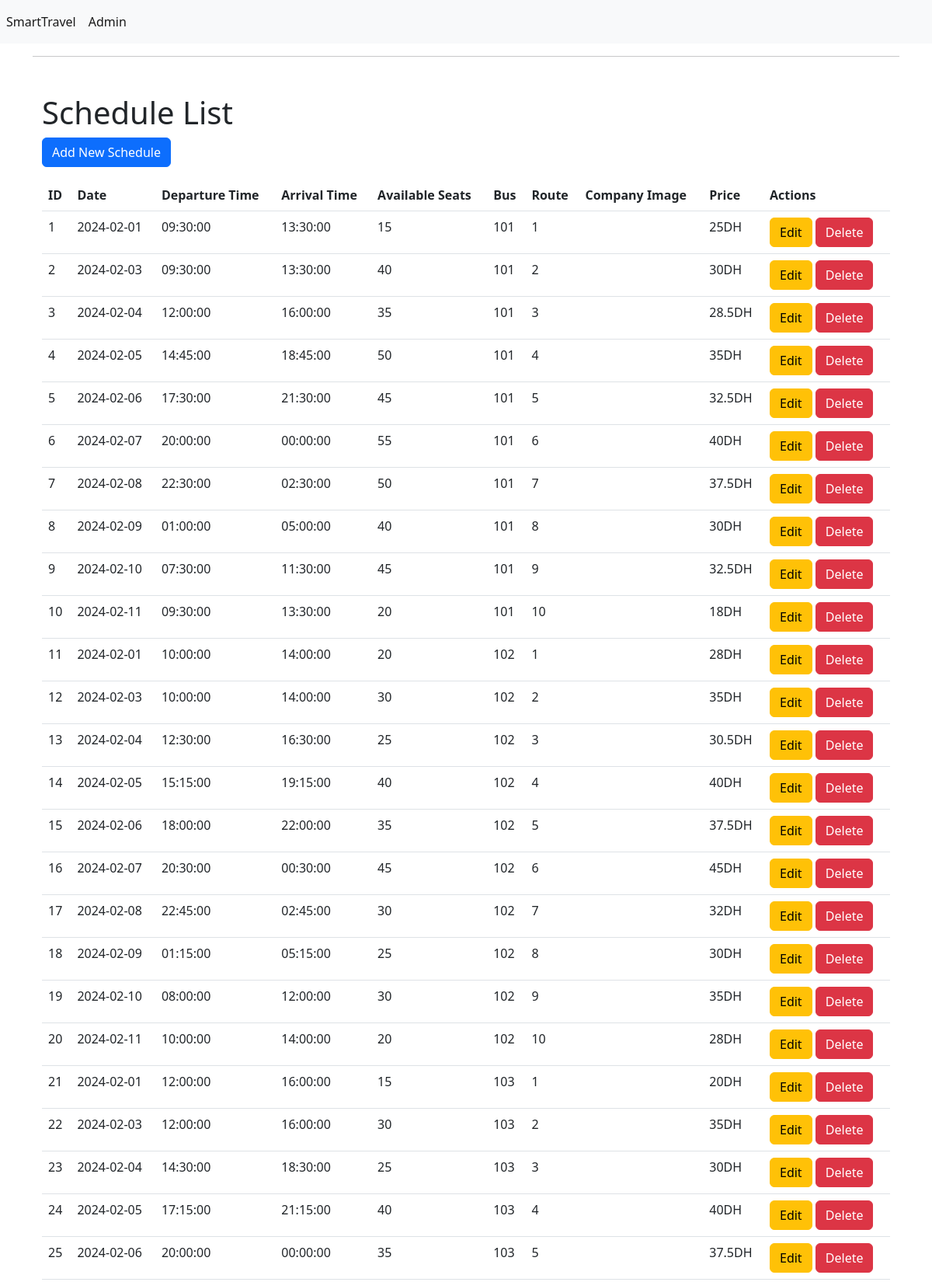
The app's page /index.php?action=scheduleindex (upper part) with its own data.
### tables this page shows
CREATE TABLE Schedule (
    scheduleID INT PRIMARY KEY AUTO_INCREMENT,
    date DATE,
    departureTime TIME,
    arrivalTime TIME,
    availableSeats INT,
    busID INT,
    routeID INT,
    price float,
    FOREIGN KEY (busID) REFERENCES Bus(busID),
    FOREIGN KEY (routeID) REFERENCES Route(routeID)
);

CREATE TABLE Bus (
    busID INT PRIMARY KEY AUTO_INCREMENT,
    busNumber INT,
    licensePlate VARCHAR(255),
    companyID INT,
    capacity INT,
    FOREIGN KEY (companyID) REFERENCES Company(companyID)
);

CREATE TABLE Route (
    routeID INT PRIMARY KEY AUTO_INCREMENT,
    startCityID INT,
    endCityID INT,
    distance VARCHAR(255),
    duration TIME,
    FOREIGN KEY (startCityID) REFERENCES City(cityID),
    FOREIGN KEY (endCityID) REFERENCES City(cityID),
    CHECK (startCityID != endCityID)
);

### app/controllers/ScheduleController.php (called while the page is built, shortened)
<?php
class ScheduleController
{
    private $scheduleDAO;
    public function __construct()
    {
        $this->scheduleDAO = new ScheduleDAO();
    }
    public function index()
    {
        $schedules = $this->scheduleDAO->getAllSchedules();
        include_once 'app/views/schedule/index.php';
    }
}

### app/models/Database.php (called while the page is built)
<?php
class Database
{
    private $host = "localhost";
    private $dbname = "SmartTravel";
    private $username = "root";
    private $password = "";
    public function getConnection()
    {
        try {
            $conn = new PDO("mysql:host={$this->host};dbname={$this->dbname}", $this->username, $this->password);
            $conn->setAttribute(PDO::ATTR_ERRMODE, PDO::ERRMODE_EXCEPTION);
            return $conn;
        } catch (PDOException $e) {
            echo "Connection failed: " . $e->getMessage();
            return null;
        }
    }
}

### app/models/ScheduleDAO.php (called while the page is built, shortened)
<?php
include_once 'DatabaseDAO.php';
include_once 'RouteDAO.php';
include_once 'BusDAO.php';
class ScheduleDAO extends DatabaseDAO
{
    public function getAllSchedules()
    {
        $query = "SELECT * FROM Schedule";
        $result = $this->fetchAll($query);
        $schedules = array();
        foreach ($result as $row) {
            $BusDao = new BusDao();
            $RouteDao = new RouteDao();
            $bus = $BusDao->getBusById($row['busID']);
            $route = $RouteDao->getRouteById($row['routeID']);
            $schedules[] = new Schedule($row['scheduleID'], $row['date'], $row['departureTime'], $row['arrivalTime'], $row['availableSeats'], $bus, $route, $bus->getCompany()->getCompanyID(), $row['price']);
        }
        return $schedules;
    }
}

### app/models/DatabaseDAO.php (called while the page is built, shortened)
<?php
include_once 'Database.php';
class DatabaseDAO
{
    protected $conn;
    public function __construct()
    {
        $dbConnection = new Database();
        $this->conn = $dbConnection->getConnection();
    }
    public function executeQuery($query, $params = [])
    {
        $stmt = $this->conn->prepare($query);
        $stmt->execute($params);
        return $stmt;
    }
    public function fetchAll($query, $params = [])
    {
        $stmt = $this->executeQuery($query, $params);
        return $stmt ? $stmt->fetchAll(PDO::FETCH_ASSOC) : [];
    }
    public function fetch($query, $params = [])
    {
        $stmt = $this->executeQuery($query, $params);
        return $stmt ? $stmt->fetch(PDO::FETCH_ASSOC) : null;
    }
}

### app/models/BusDAO.php (called while the page is built, shortened)
<?php
include_once 'DatabaseDAO.php';
include_once 'Bus.php';
include_once 'CompanyDAO.php';
class BusDAO extends DatabaseDAO
{
    public function getBusById($busID)
    {
        $query = "SELECT * FROM Bus WHERE busID = :busID";
        $params = [':busID' => $busID];
        $result = $this->fetch($query, $params);
        $CompanyDao = new CompanyDao();
        $company = $CompanyDao->getCompanyById($result['companyID']);
        return new Bus($result['busID'], $result['busNumber'], $result['licensePlate'], $company, $result['capacity']);
    }
}

### app/models/CompanyDAO.php (called while the page is built, shortened)
<?php
include_once 'DatabaseDAO.php';
include_once 'Company.php';
class CompanyDAO extends DatabaseDAO
{
    public function getCompanyById($companyID)
    {
        $query = "SELECT * FROM Company WHERE companyID = :companyID";
        $params = [':companyID' => $companyID];
        $companyData = $this->fetch($query, $params);
        if ($companyData) {
            return new Company($companyData['companyID'], $companyData['companyName'], $companyData['img']);
        }
        return null;
    }
}

### app/models/RouteDAO.php (called while the page is built, shortened)
<?php
include_once 'DatabaseDAO.php';
include_once 'CityDAO.php';
class RouteDAO extends DatabaseDAO
{
    public function getRouteById($routeID)
    {
        $query = "SELECT * FROM Route WHERE routeID = :routeID";
        $params = [':routeID' => $routeID];
        $result = $this->fetch($query, $params);
        $CityDao = new CityDao();
        $startcity = $CityDao->getCityById($result['startCityID']);
        $endcity = $CityDao->getCityById($result['endCityID']);
        return new Route($result['routeID'], $startcity, $endcity, $result['distance'], $result['duration']);
    }
}

### app/models/CityDAO.php (called while the page is built, shortened)
<?php
include_once 'DatabaseDAO.php';
class CityDAO extends DatabaseDAO
{
    public function getCityById($cityID)
    {
        $query = "SELECT * FROM City WHERE cityID = :cityID";
        $params = [':cityID' => $cityID];
        $cityData = $this->fetch($query, $params);
        if ($cityData) {
            return new City($cityData['cityID'], $cityData['cityName']);
        }
        return null;
    }
}

### app/models/Bus.php (called while the page is built, shortened)
<?php
class Bus
{
    private $company;
    public function __construct($busID, $busNumber, $licensePlate, $company, $capacity)
    {
        $this->company = $company;
    }
    public function getCompany()
    {
        return $this->company;
    }
}

### app/models/Company.php (called while the page is built, shortened)
<?php
class Company
{
    private $companyID;
    public function __construct($companyID, $companyName, $companyImage)
    {
        $this->companyID = $companyID;
    }
    public function getCompanyID()
    {
        return $this->companyID;
    }
}

### app/views/schedule/index.php (the view, shortened to what this page needs)
<div class="container mt-5">
    <h1>Schedule List</h1>
    <a href="/schedule/create" class="btn btn-primary mb-3">Add New Schedule</a>
    <?php if (!empty($schedules)): ?>
        <table class="table">
            <thead>
                <tr>
                    <th>ID</th>
                    <th>Date</th>
                    <th>Departure Time</th>
                    <th>Arrival Time</th>
                    <th>Available Seats</th>
                    <th>Bus</th>
                    <th>Route</th>
                    <th>Company Image</th>
                    <th>Price</th>
                    <th>Actions</th>
                </tr>
            </thead>
            <tbody>
                <?php foreach ($schedules as $schedule): ?>
                    <tr>
                        <td>
                            <?= $schedule->getScheduleID() ?>
                        </td>
                        <td>
                            <?= $schedule->getDate() ?>
                        </td>
                        <td>
                            <?= $schedule->getDepartureTime() ?>
                        </td>
                        <td>
                            <?= $schedule->getArrivalTime() ?>
                        </td>
                        <td>
                            <?= $schedule->getAvailableSeats() ?>
                        </td>
                        <td>
                            <?= $schedule->getBus()->getBusID() ?>
                        </td>
                        <td>
                            <?= $schedule->getRoute()->getRouteID() ?>
                        </td>
                        <td>
                        </td>
                        <td>
                            <?= $schedule->getPrice() . "DH" ?>
                        </td>
                        <td>
                            <a href="/schedule/edit/<?= $schedule->getScheduleID() ?>" class="btn btn-warning">Edit</a>
                            <a href="/schedule/delete/<?= $schedule->getScheduleID() ?>" class="btn btn-danger">Delete</a>
                        </td>
                    </tr>
                <?php endforeach; ?>
            </tbody>
        </table>
    <?php else: ?>
        <p class="text-center">No schedules found.</p>
    <?php endif; ?>
</div>
<?php $content = ob_get_clean(); ?>
<?php include_once 'app/views/include/layout.php'; ?>

### index.php (shortened to what this page needs)
<?php
include_once __DIR__ . '/app/controllers/RouteController.php';
include_once __DIR__ . '/app/controllers/ScheduleController.php';
include_once __DIR__ . '/app/models/Bus.php';
include_once __DIR__ . '/app/models/BusDAO.php';
include_once __DIR__ . '/app/models/RouteDAO.php';
include_once __DIR__ . '/app/models/ScheduleDAO.php';
if (isset($_GET['action'])) {
    $action = $_GET['action'];
    $scheduleController = new ScheduleController();
    switch ($action) {
        case 'scheduleindex':
            $scheduleController->index();
            break;
    }
} else {
    $homeController = new HomeController();
    $homeController->index();
}

### app/views/include/layout.php (shortened to what this page needs)
<!doctype html>
<html lang="en">
<head>
    <link href="https://cdn.jsdelivr.net/npm/bootstrap@5.2.3/dist/css/bootstrap.min.css" rel="stylesheet"
>
</head>
<body>
    <?php require_once 'navbar.php' ?>
    <div class="container mt-2">
        <hr>
        <?= $content ?>
    </div>
</body>
</html>

### app/views/include/navbar.php
<nav class="navbar navbar-expand-lg navbar-light bg-light">
    <div class="collapse navbar-collapse" id="navbarNav">
        <ul class="navbar-nav">
            <li class="nav-item">
                <a class="nav-link active" href="index.php?action=list">SmartTravel</a>
            </li>
            <li class="nav-item">
                <a class="nav-link active" href="index.php?action=admin">Admin</a>
            </li>
        </ul>
    </div>
</nav>

### records on screen
schedule: scheduleID "1", date "2024-02-01", departureTime "09:30:00", arrivalTime "13:30:00", availableSeats "15", busID.busID "101", routeID.routeID "1", price "25"
schedule: scheduleID "2", date "2024-02-03", departureTime "09:30:00", arrivalTime "13:30:00", availableSeats "40", busID.busID "101", routeID.routeID "2", price "30"
schedule: scheduleID "3", date "2024-02-04", departureTime "12:00:00", arrivalTime "16:00:00", availableSeats "35", busID.busID "101", routeID.routeID "3", price "28.5"
schedule: scheduleID "4", date "2024-02-05", departureTime "14:45:00", arrivalTime "18:45:00", availableSeats "50", busID.busID "101", routeID.routeID "4", price "35"
schedule: scheduleID "5", date "2024-02-06", departureTime "17:30:00", arrivalTime "21:30:00", availableSeats "45", busID.busID "101", routeID.routeID "5", price "32.5"
schedule: scheduleID "6", date "2024-02-07", departureTime "20:00:00", arrivalTime "00:00:00", availableSeats "55", busID.busID "101", routeID.routeID "6", price "40"
schedule: scheduleID "7", date "2024-02-08", departureTime "22:30:00", arrivalTime "02:30:00", availableSeats "50", busID.busID "101", routeID.routeID "7", price "37.5"
schedule: scheduleID "8", date "2024-02-09", departureTime "01:00:00", arrivalTime "05:00:00", availableSeats "40", busID.busID "101", routeID.routeID "8", price "30"
schedule: scheduleID "9", date "2024-02-10", departureTime "07:30:00", arrivalTime "11:30:00", availableSeats "45", busID.busID "101", routeID.routeID "9", price "32.5"
schedule: scheduleID "10", date "2024-02-11", departureTime "09:30:00", arrivalTime "13:30:00", availableSeats "20", busID.busID "101", routeID.routeID "10", price "18"
schedule: scheduleID "11", date "2024-02-01", departureTime "10:00:00", arrivalTime "14:00:00", availableSeats "20", busID.busID "102", routeID.routeID "1", price "28"
schedule: scheduleID "12", date "2024-02-03", departureTime "10:00:00", arrivalTime "14:00:00", availableSeats "30", busID.busID "102", routeID.routeID "2", price "35"
schedule: scheduleID "13", date "2024-02-04", departureTime "12:30:00", arrivalTime "16:30:00", availableSeats "25", busID.busID "102", routeID.routeID "3", price "30.5"
schedule: scheduleID "14", date "2024-02-05", departureTime "15:15:00", arrivalTime "19:15:00", availableSeats "40", busID.busID "102", routeID.routeID "4", price "40"
schedule: scheduleID "15", date "2024-02-06", departureTime "18:00:00", arrivalTime "22:00:00", availableSeats "35", busID.busID "102", routeID.routeID "5", price "37.5"
schedule: scheduleID "16", date "2024-02-07", departureTime "20:30:00", arrivalTime "00:30:00", availableSeats "45", busID.busID "102", routeID.routeID "6", price "45"
schedule: scheduleID "17", date "2024-02-08", departureTime "22:45:00", arrivalTime "02:45:00", availableSeats "30", busID.busID "102", routeID.routeID "7", price "32"
schedule: scheduleID "18", date "2024-02-09", routeID.duration "01:15:00", arrivalTime "05:15:00", availableSeats "25", busID.busID "102", routeID.routeID "8", price "30"
schedule: scheduleID "19", date "2024-02-10", departureTime "08:00:00", arrivalTime "12:00:00", availableSeats "30", busID.busID "102", routeID.routeID "9", price "35"
schedule: scheduleID "20", date "2024-02-11", departureTime "10:00:00", arrivalTime "14:00:00", availableSeats "20", busID.busID "102", routeID.routeID "10", price "28"
schedule: scheduleID "21", date "2024-02-01", departureTime "12:00:00", arrivalTime "16:00:00", availableSeats "15", busID.busID "103", routeID.routeID "1", price "20"
schedule: scheduleID "22", date "2024-02-03", departureTime "12:00:00", arrivalTime "16:00:00", availableSeats "30", busID.busID "103", routeID.routeID "2", price "35"
schedule: scheduleID "23", date "2024-02-04", departureTime "14:30:00", arrivalTime "18:30:00", availableSeats "25", busID.busID "103", routeID.routeID "3", price "30"
schedule: scheduleID "24", date "2024-02-05", departureTime "17:15:00", arrivalTime "21:15:00", availableSeats "40", busID.busID "103", routeID.routeID "4", price "40"
schedule: scheduleID "25", date "2024-02-06", departureTime "20:00:00", arrivalTime "00:00:00", availableSeats "35", busID.busID "103", routeID.routeID "5", price "37.5"
